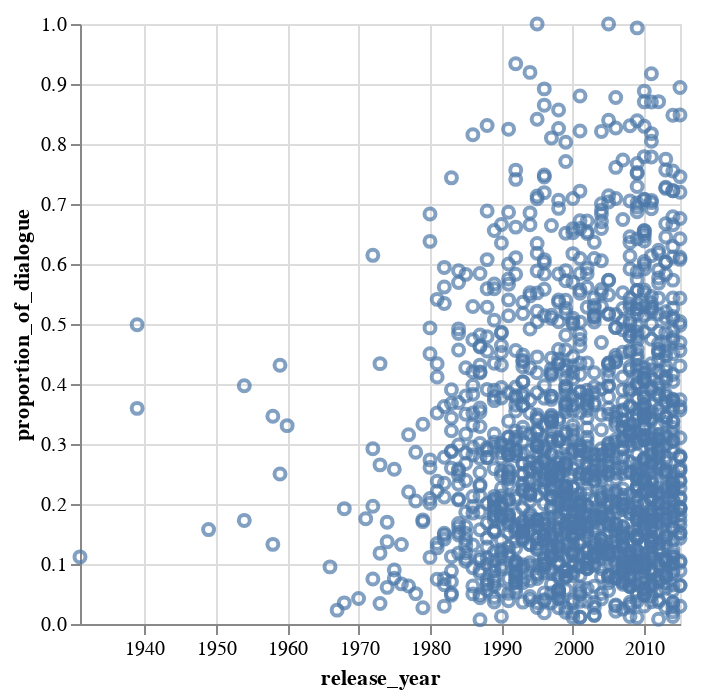

The cell this chart's notebook holds for it:
### Code cell
alt.Chart(movies_women).mark_point().encode(
    x="release_year:T",
    y="proportion_of_dialogue:Q"
)

### Figure 1 — Vega specification as saved in the notebook (floating-point values rounded to 4 significant figures; data arrays with more than 128 entries replaced by an {"elided": "..."} marker saying what was removed)
{"$schema": "https://vega.github.io/schema/vega/v5.json", "data": [{"name": "source_0", "values": {"elided": "1623 records"}, "transform": [{"type": "formula", "expr": "toDate(datum['release_year'])", "as": "release_year"}]}, {"name": "source_0_y_domain_proportion_of_dialogue", "values": [{"min": 0.00717, "max": 1.0}]}], "marks": [{"type": "symbol", "name": "marks", "from": {"data": "source_0"}, "encode": {"update": {"y": {"field": "proportion_of_dialogue", "scale": "y"}, "x": {"field": "release_year", "scale": "x"}, "fill": {"value": "transparent"}, "stroke": {"value": "#4c78a8"}, "opacity": {"value": 0.7}}}, "style": ["point"]}], "scales": [{"name": "x", "type": "time", "domain": {"data": "source_0", "field": "release_year"}, "range": [0, {"signal": "width"}]}, {"name": "y", "type": "linear", "domain": [{"signal": "(data(\"source_0_y_domain_proportion_of_dialogue\")[0] || {}).min"}, {"signal": "(data(\"source_0_y_domain_proportion_of_dialogue\")[0] || {}).max"}], "range": [{"signal": "height"}, 0], "nice": true, "zero": true}], "axes": [{"scale": "x", "minExtent": 0, "ticks": false, "zindex": 0, "domain": false, "tickCount": {"signal": "ceil(width/40)"}, "grid": true, "labels": false, "gridScale": "y", "aria": false, "orient": "bottom", "maxExtent": 0}, {"scale": "y", "aria": false, "orient": "left", "grid": true, "tickCount": {"signal": "ceil(height/40)"}, "maxExtent": 0, "zindex": 0, "domain": false, "labels": false, "ticks": false, "gridScale": "x", "minExtent": 0}, {"scale": "x", "zindex": 0, "tickCount": {"signal": "ceil(width/40)"}, "labelFlush": true, "title": "release_year", "orient": "bottom", "grid": false, "labelOverlap": true}, {"scale": "y", "orient": "left", "title": "proportion_of_dialogue", "labelOverlap": true, "tickCount": {"signal": "ceil(height/40)"}, "grid": false, "zindex": 0}], "height": 300, "padding": 5, "width": 300, "background": "white", "style": "cell"}
